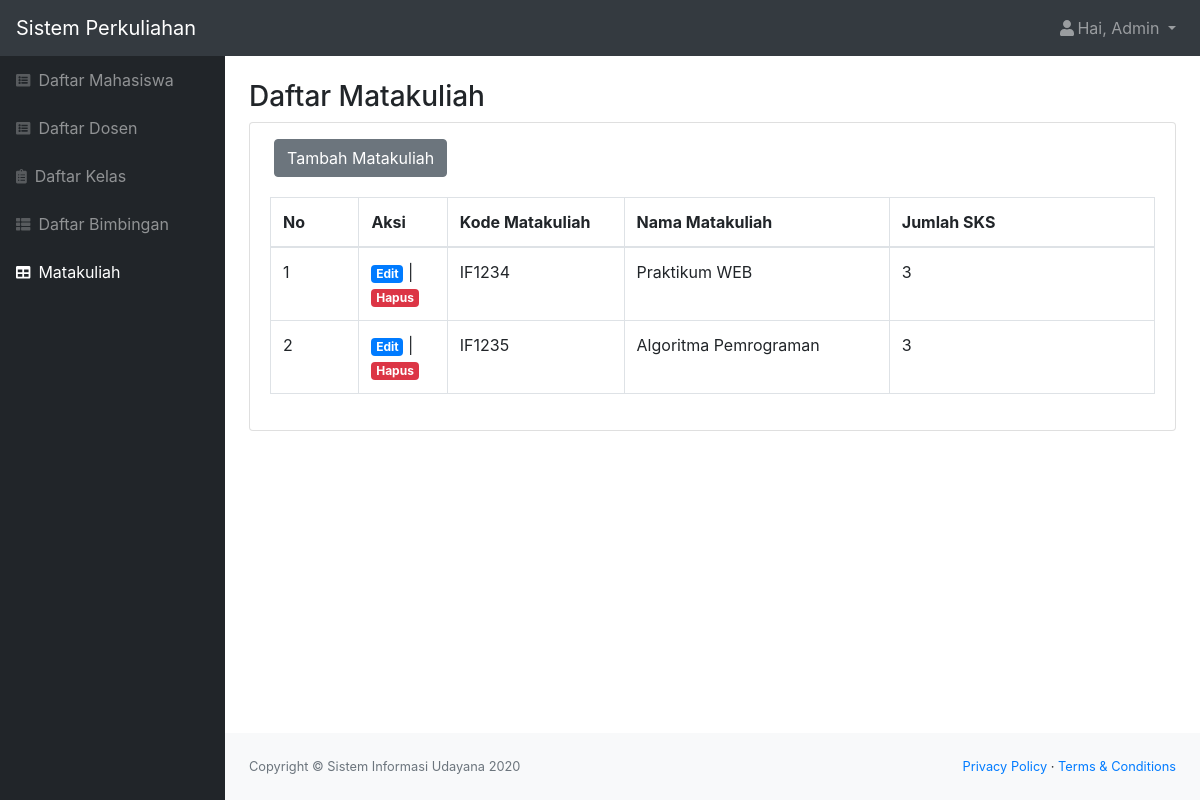
Page /matakuliah.php (signed in) on the committed database.
### tables this page shows
CREATE TABLE `matakuliah` (
  `id_mk` int(11) NOT NULL,
  `kode_mk` char(6) NOT NULL,
  `matakuliah` varchar(100) NOT NULL,
  `sks` int(11) NOT NULL
);

### matakuliah.php (the view, shortened to what this page needs)
<?php
include "function.php";
$queryMatakuliah = mysqli_query($koneksi, "SELECT * FROM matakuliah");
$nama = $_SESSION['nama'];
$role = $_SESSION['role'];
?>
<!DOCTYPE html>
<html lang="en">
    <head>
        <link href="css/styles.css" rel="stylesheet" />
        <link href="https://cdn.datatables.net/1.10.20/css/dataTables.bootstrap4.min.css" rel="stylesheet" />
    </head>
    <body class="sb-nav-fixed">
        <nav class="sb-topnav navbar navbar-expand navbar-dark bg-dark">
            <a class="navbar-brand" href="index.html">Sistem Perkuliahan</a>
            <ul class="navbar-nav ml-auto">
                <li class="nav-item dropdown">
                    <a class="nav-link dropdown-toggle" id="userDropdown" href="#" role="button" data-toggle="dropdown" aria-haspopup="true" aria-expanded="false"><i class="fas fa-user fa-fw"></i>Hai, <?= $nama; ?> </a>
                </li>
            </ul>
        </nav>
        <div id="layoutSidenav">
            <div id="layoutSidenav_nav">
                <nav class="sb-sidenav accordion sb-sidenav-dark" id="sidenavAccordion">
                    <div class="sb-sidenav-menu">
                        <div class="nav">
                            <a class="nav-link" href="mahasiswa.php"
                                ><div class="sb-nav-link-icon"><i class="fas fa-list-alt"></i></div>
                                Daftar Mahasiswa</a
                            >
                            <a class="nav-link" href="dosen.php"
                                ><div class="sb-nav-link-icon"><i class="fas fa-list-alt"></i></div>
                                Daftar Dosen</a
                            >
                            <a class="nav-link" href="kelas.php"
                                ><div class="sb-nav-link-icon"><i class="fas fa-clipboard-list"></i></div>
                                Daftar Kelas</a
                            >
                            <a class="nav-link" href="bimbingan.php"
                                ><div class="sb-nav-link-icon"><i class="fas fa-th-list"></i></div>
                                Daftar Bimbingan</a
                            >
                            <?php if($role == "0") { ?>
                            <a class="nav-link active" href="matakuliah.php"
                                ><div class="sb-nav-link-icon"><i class="fas fa-table"></i></div>
                                Matakuliah</a>
                            <?php } ?>
                        </div>
                    </div>
                </nav>
            </div>
            <div id="layoutSidenav_content">
                <main>
                    <div class="container-fluid">
                        <h3 class="mt-4">Daftar Matakuliah</h3>
                        <div class="card mb-4">
                        <?php if($role == "0") { ?>
                            <div class="tambah mt-3 px-4">
                                <a href="tambah_matkul.php" class="btn btn-secondary">Tambah Matakuliah</a>
                            </div>
                        <?php } ?>
                            <div class="card-body">
                                <div class="table-responsive">
                                <table class="table table-bordered" id="dataTable" width="100%" cellspacing="0">
                                        <thead>
                                            <tr>
                                                <th class="col-sm-1">No</th>
                                                <?php if($role == "0") { ?>
                                                <th class="col-sm-1">Aksi</th>
                                                <?php } ?>
                                                <th class="col-sm-2">Kode Matakuliah</th>
                                                <th class="col-sm-3">Nama Matakuliah</th>
                                                <th class="col-sm-3">Jumlah SKS</th>
                                            </tr>
                                        </thead>
                                        <?php $i=1; ?>
                                        <?php while ($data = mysqli_fetch_assoc($queryMatakuliah)) { ?>
                                            <tr>
                                                <td><?= $i; ?></td>
                                                <?php if($role == "0") { ?>
                                                <td><a href="edit_matakuliah.php?id_mk=<?= $data['id_mk']; ?>" class="badge badge-primary ">Edit</a> | <a href="function.php?act=hapusMatakuliah&id_mk=<?= $data['id_mk']; ?>" onclick="return confirm('Yakin ingin menghapus matakuliah?');" class="badge badge-danger ">Hapus</a></td>
                                                <?php } ?>
                                                <td><?= $data['kode_mk']; ?></td>
                                                <td><?= $data['matakuliah']; ?></td>
                                                <td><?= $data['sks']; ?></td>
                                            </tr>
                                        <?php $i++; ?>
                                        <?php } ?>
                                    </table>
                                </div>
                            </div>
                        </div>
                    </div>
                </main>
                <footer class="py-4 bg-light mt-auto">
                    <div class="container-fluid">
                        <div class="d-flex align-items-center justify-content-between small">
                            <div class="text-muted">Copyright &copy; Sistem Informasi Udayana 2020</div>
                            <div>
                                <a href="#">Privacy Policy</a>
                                &middot;
                                <a href="#">Terms &amp; Conditions</a>
                            </div>
                        </div>
                    </div>
                </footer>
            </div>
        </div>
    </body>
</html>

### rows in the picture
matakuliah: kode_mk "IF1234", matakuliah "Praktikum WEB", sks "3"
matakuliah: kode_mk "IF1235", matakuliah "Algoritma Pemrograman", sks "3"

### other values in the picture
$nama "Admin"
